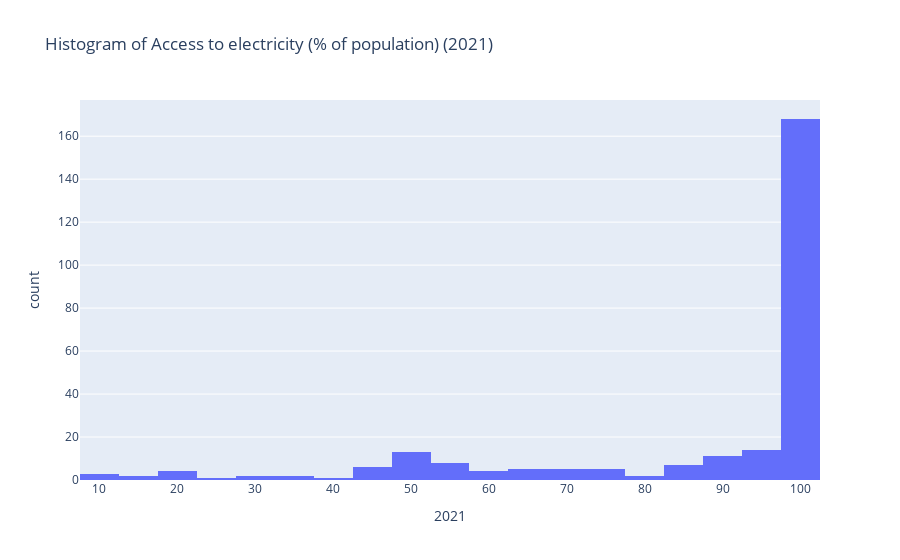
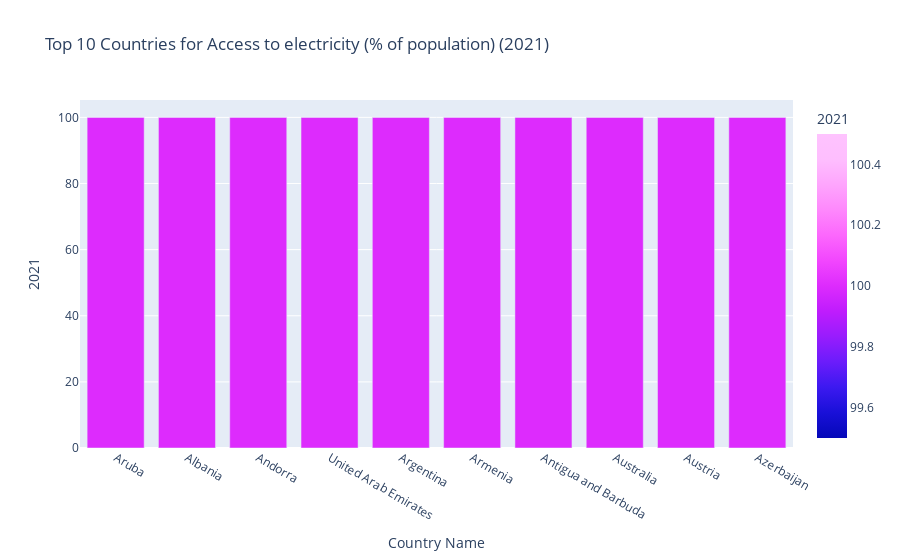
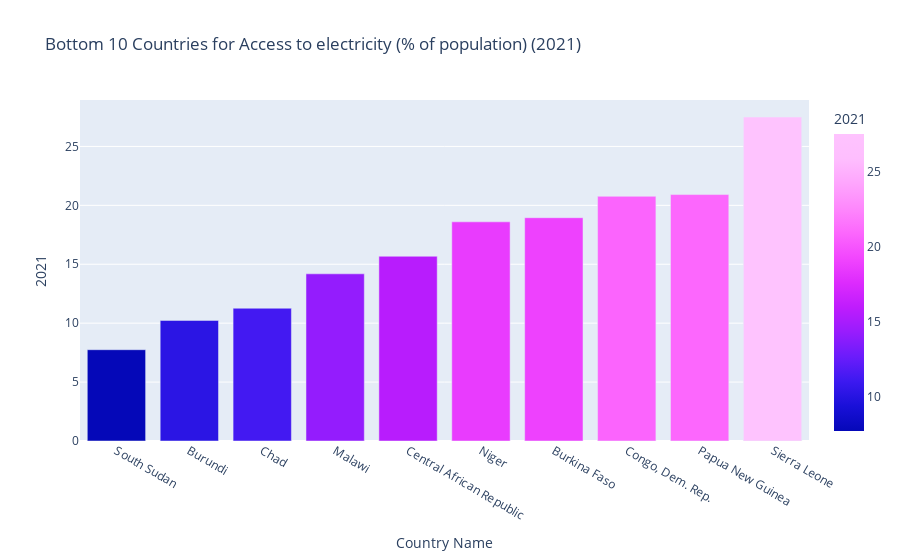
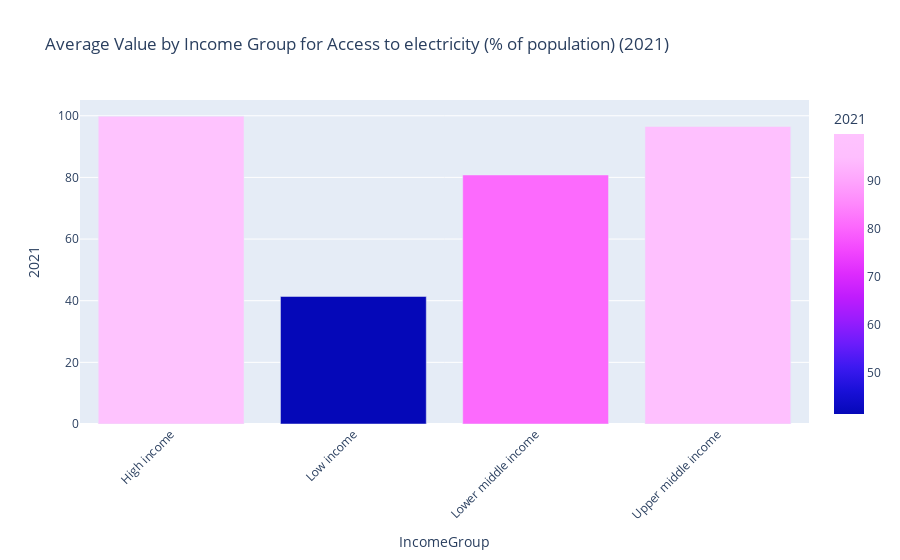

These figures' notebook cell, in order:
### Code cell
import pandas as pd
import os
import plotly.express as px

# Function to create a histogram using Plotly
def create_histogram(data, column_name, title):
    fig = px.histogram(data, x=column_name, nbins=20, title=title)
    fig.show()

# Function to create a bar plot using Plotly with the 'plotly3' color scale
def create_bar_plot(data, x_column, y_column, xlabel, ylabel, title, rotation=True):
    fig = px.bar(data, x=x_column, y=y_column, color=y_column, title=title, color_continuous_scale='plotly3')
    if rotation:
        fig.update_layout(xaxis_tickangle=-45)
    fig.show()

# Rest of the functions remain the same

# Call the function with the appropriate file paths and year
read_and_visualize_data("DATASETS/Access to electricity (% of population)",
                     "API_EG.ELC.ACCS.ZS_DS2_en_csv_v2_5729318.csv",
                     "Metadata_Country_API_EG.ELC.ACCS.ZS_DS2_en_csv_v2_5729318.csv",
                     "Metadata_Indicator_API_EG.ELC.ACCS.ZS_DS2_en_csv_v2_5729318.csv",
                     '2021')  # Change to the desired year

### Figure 1 — Plotly figure (JSON) as saved in the notebook; plotly's stock layout.template omitted (floating-point values rounded to 4 significant figures; data arrays with more than 128 entries replaced by an {"elided": "..."} marker saying what was removed)
{"data": [{"alignmentgroup": "True", "bingroup": "x", "hovertemplate": "2021=%{x}<br>count=%{y}<extra></extra>", "legendgroup": "", "marker": {"color": "#636efa", "pattern": {"shape": ""}}, "name": "", "nbinsx": 20, "offsetgroup": "", "orientation": "v", "showlegend": false, "type": "histogram", "x": {"elided": "266 float values"}, "xaxis": "x", "yaxis": "y"}], "layout": {"barmode": "relative", "legend": {"tracegroupgap": 0}, "title": {"text": "Histogram of Access to electricity (% of population) (2021)"}, "xaxis": {"anchor": "y", "domain": [0, 1], "title": {"text": "2021"}}, "yaxis": {"anchor": "x", "domain": [0, 1], "title": {"text": "count"}}}}

### Figure 2 — Plotly figure (JSON) as saved in the notebook; plotly's stock layout.template omitted (floating-point values rounded to 4 significant figures)
{"data": [{"alignmentgroup": "True", "hovertemplate": "Country Name=%{x}<br>2021=%{marker.color}<extra></extra>", "legendgroup": "", "marker": {"color": [100, 100, 100, 100, 100, 100, 100, 100, 100, 100], "coloraxis": "coloraxis", "pattern": {"shape": ""}}, "name": "", "offsetgroup": "", "orientation": "v", "showlegend": false, "textposition": "auto", "type": "bar", "x": ["Aruba", "Albania", "Andorra", "United Arab Emirates", "Argentina", "Armenia", "Antigua and Barbuda", "Australia", "Austria", "Azerbaijan"], "xaxis": "x", "y": [100, 100, 100, 100, 100, 100, 100, 100, 100, 100], "yaxis": "y"}], "layout": {"barmode": "relative", "coloraxis": {"colorbar": {"title": {"text": "2021"}}, "colorscale": [[0, "#0508b8"], [0.08333, "#1910d8"], [0.1667, "#3c19f0"], [0.25, "#6b1cfb"], [0.3333, "#981cfd"], [0.4167, "#bf1cfd"], [0.5, "#dd2bfd"], [0.5833, "#f246fe"], [0.6667, "#fc67fd"], [0.75, "#fe88fc"], [0.8333, "#fea5fd"], [0.9167, "#febefe"], [1, "#fec3fe"]]}, "legend": {"tracegroupgap": 0}, "title": {"text": "Top 10 Countries for Access to electricity (% of population) (2021)"}, "xaxis": {"anchor": "y", "domain": [0, 1], "title": {"text": "Country Name"}}, "yaxis": {"anchor": "x", "domain": [0, 1], "title": {"text": "2021"}}}}

### Figure 3 — Plotly figure (JSON) as saved in the notebook; plotly's stock layout.template omitted (floating-point values rounded to 4 significant figures)
{"data": [{"alignmentgroup": "True", "hovertemplate": "Country Name=%{x}<br>2021=%{marker.color}<extra></extra>", "legendgroup": "", "marker": {"color": [7.748, 10.23, 11.27, 14.19, 15.68, 18.6, 18.95, 20.77, 20.92, 27.49], "coloraxis": "coloraxis", "pattern": {"shape": ""}}, "name": "", "offsetgroup": "", "orientation": "v", "showlegend": false, "textposition": "auto", "type": "bar", "x": ["South Sudan", "Burundi", "Chad", "Malawi", "Central African Republic", "Niger", "Burkina Faso", "Congo, Dem. Rep.", "Papua New Guinea", "Sierra Leone"], "xaxis": "x", "y": [7.748, 10.23, 11.27, 14.19, 15.68, 18.6, 18.95, 20.77, 20.92, 27.49], "yaxis": "y"}], "layout": {"barmode": "relative", "coloraxis": {"colorbar": {"title": {"text": "2021"}}, "colorscale": [[0, "#0508b8"], [0.08333, "#1910d8"], [0.1667, "#3c19f0"], [0.25, "#6b1cfb"], [0.3333, "#981cfd"], [0.4167, "#bf1cfd"], [0.5, "#dd2bfd"], [0.5833, "#f246fe"], [0.6667, "#fc67fd"], [0.75, "#fe88fc"], [0.8333, "#fea5fd"], [0.9167, "#febefe"], [1, "#fec3fe"]]}, "legend": {"tracegroupgap": 0}, "title": {"text": "Bottom 10 Countries for Access to electricity (% of population) (2021)"}, "xaxis": {"anchor": "y", "domain": [0, 1], "title": {"text": "Country Name"}}, "yaxis": {"anchor": "x", "domain": [0, 1], "title": {"text": "2021"}}}}

### Figure 4 — Plotly figure (JSON) as saved in the notebook; plotly's stock layout.template omitted (floating-point values rounded to 4 significant figures)
{"data": [{"alignmentgroup": "True", "hovertemplate": "IncomeGroup=%{x}<br>2021=%{marker.color}<extra></extra>", "legendgroup": "", "marker": {"color": [99.85, 41.37, 80.8, 96.53], "coloraxis": "coloraxis", "pattern": {"shape": ""}}, "name": "", "offsetgroup": "", "orientation": "v", "showlegend": false, "textposition": "auto", "type": "bar", "x": ["High income", "Low income", "Lower middle income", "Upper middle income"], "xaxis": "x", "y": [99.85, 41.37, 80.8, 96.53], "yaxis": "y"}], "layout": {"barmode": "relative", "coloraxis": {"colorbar": {"title": {"text": "2021"}}, "colorscale": [[0, "#0508b8"], [0.08333, "#1910d8"], [0.1667, "#3c19f0"], [0.25, "#6b1cfb"], [0.3333, "#981cfd"], [0.4167, "#bf1cfd"], [0.5, "#dd2bfd"], [0.5833, "#f246fe"], [0.6667, "#fc67fd"], [0.75, "#fe88fc"], [0.8333, "#fea5fd"], [0.9167, "#febefe"], [1, "#fec3fe"]]}, "legend": {"tracegroupgap": 0}, "title": {"text": "Average Value by Income Group for Access to electricity (% of population) (2021)"}, "xaxis": {"anchor": "y", "domain": [0, 1], "tickangle": -45, "title": {"text": "IncomeGroup"}}, "yaxis": {"anchor": "x", "domain": [0, 1], "title": {"text": "2021"}}}}
